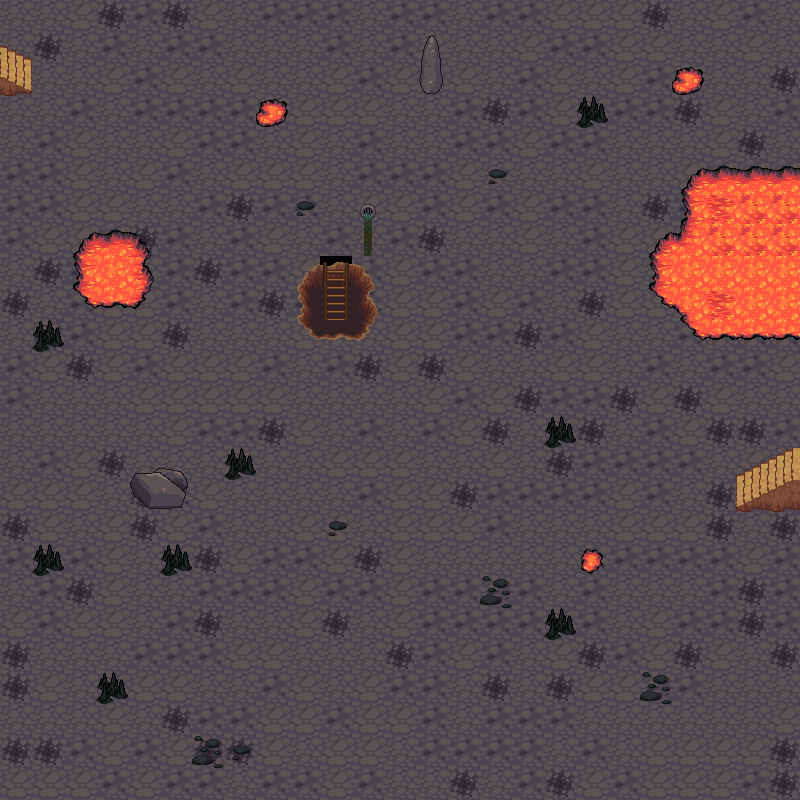

Tiled map render using the project's own tile images. Description and the map definition, with tile-layer contents summarised, below:
An orthogonal 25x25 tile map with 32x32 px tiles, 2 tile layers (Underground, Background) and 12 objects.

<map version="1.0" orientation="orthogonal" renderorder="left-up" width="25" height="25" tilewidth="32" tileheight="32" nextobjectid="26">
 <tileset firstgid="1" name="TileSet" tilewidth="32" tileheight="32">
  <image source="../../Media/Textures/TileSet.png" width="1024" height="1024" />
 </tileset>
 <layer name="Underground" width="25" height="25">
  <data>[625 cells, 64 non-empty, 6 distinct tile ids]</data>
 </layer>
 <layer name="Background" width="25" height="25">
  <data>[625 cells, 625 non-empty, 45 distinct tile ids]</data>
 </layer>
 <objectgroup name="Capa de Objetos 1">
  <object id="2" x="257.333" y="99.3333" width="29.3333" height="27.3333" />
  <object id="3" x="672" y="68" width="32" height="26.6667" />
  <object id="4" x="580.667" y="546.667" width="22" height="28" />
  <object id="9" x="420" y="93.3333">
   <polyline points="0,0 24.6667,0.666667 24.6667,-27.3333 -2,-28 -1.33333,-0.666667" />
  </object>
  <object id="12" x="134" y="472">
   <polyline points="0,0 -12,16 8.66667,36.6667 51.3333,38.6667 57.3333,12.6667 50.6667,-5.33333 24,-8 3.33333,-1.33333" />
  </object>
  <object id="13" x="92" y="230.333">
   <polyline points="0,0 -19.6667,20.3333 -20.3333,57.6667 -5.66667,76.3333 45,80 61.6667,61.3333 66,46 62.6667,24 49,0.666667 3,-0.333333" />
  </object>
  <object id="17" x="313.273" y="257.455" width="50.9091" height="35.0909" />
  <object id="18" x="311.091" y="293.455">
   <polyline points="0,0 -13.4545,8.36364 -15.0909,26.5455 -2.18182,43.0909 5.45455,48.9091 48.1818,49.6364 61.0909,39.0909 69.6364,19.6364 59.8182,-0.545455" />
  </object>
  <object id="21" x="1.5" y="96">
   <polyline points="0,0 19,-0.5 20,-41 0,-41" />
  </object>
  <object id="22" x="798.5" y="514">
   <polyline points="0,0 -40.5,-0.5 -40,-43 0.5,-43.5" />
  </object>
  <object id="23" x="799.5" y="166">
   <polyline points="0,0 -98.5,1.5 -117,21 -119.5,67 -104.5,80.5" />
  </object>
  <object id="25" x="690" y="234">
   <polyline points="0,0 -21.5,1.5 -37,23 -38,51 8.5,104.5 106,103" />
  </object>
 </objectgroup>
 <objectgroup name="Capa de Objetos 2" />
</map>
